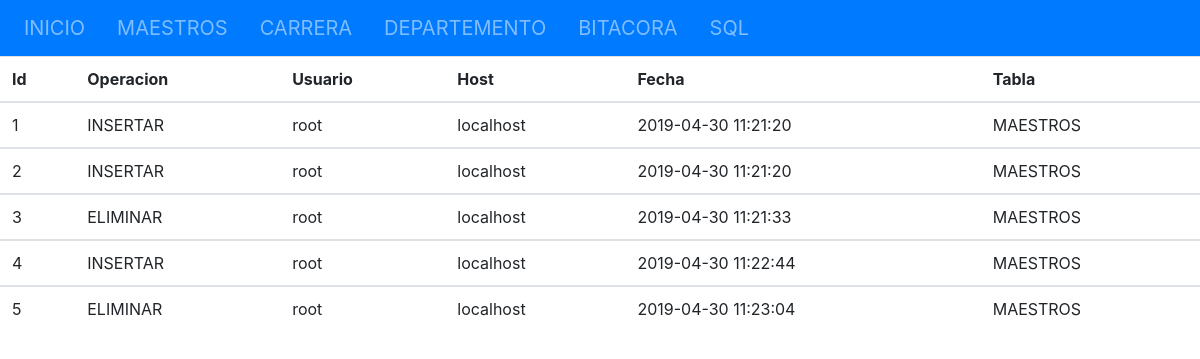
/bitacora.php, run on the app's committed database.
### tables this page shows
CREATE TABLE `bitacora` (
  `id` int(11) NOT NULL,
  `operacion` varchar(10) DEFAULT NULL,
  `usuario` varchar(40) DEFAULT NULL,
  `host` varchar(30) NOT NULL,
  `modificado` datetime DEFAULT NULL,
  `tabla` varchar(40) NOT NULL
);

### bitacora.php (the view, shortened to what this page needs)
<?php
require("partes/conexion.php");
$sql=("SELECT * FROM bitacora");
$query=mysqli_query($mysqli,$sql);
echo "<table class='table table-hover'><thead><tr>";
echo "<th scope='col'>Id";
echo "<th scope='col'>Operacion";
echo "<th scope='col'>Usuario";
echo "<th scope='col'>Host";
echo "<th scope='col'>Fecha";
echo "<th scope='col'>Tabla</tr></thead>";
while ($extraido=mysqli_fetch_array($query)){
  echo "<tbody><tr><td>",$extraido[0];
  echo "<td>",$extraido[1];
  echo "<td>",$extraido[2];
  echo "<td>",$extraido[3];
  echo "<td>",$extraido[4];
  echo "<td>",$extraido[5];
  echo "</tr></tbody>";
  }
echo "</table>";
 ?>

### data on the page
bitacora: id "1", operacion "INSERTAR", usuario "root", host "localhost", modificado "2019-04-30 11:21:20", tabla "MAESTROS"
bitacora: id "2", operacion "INSERTAR", usuario "root", host "localhost", modificado "2019-04-30 11:21:20", tabla "MAESTROS"
bitacora: id "3", operacion "ELIMINAR", usuario "root", host "localhost", modificado "2019-04-30 11:21:33", tabla "MAESTROS"
bitacora: id "4", operacion "INSERTAR", usuario "root", host "localhost", modificado "2019-04-30 11:22:44", tabla "MAESTROS"
bitacora: id "5", operacion "ELIMINAR", usuario "root", host "localhost", modificado "2019-04-30 11:23:04", tabla "MAESTROS"
